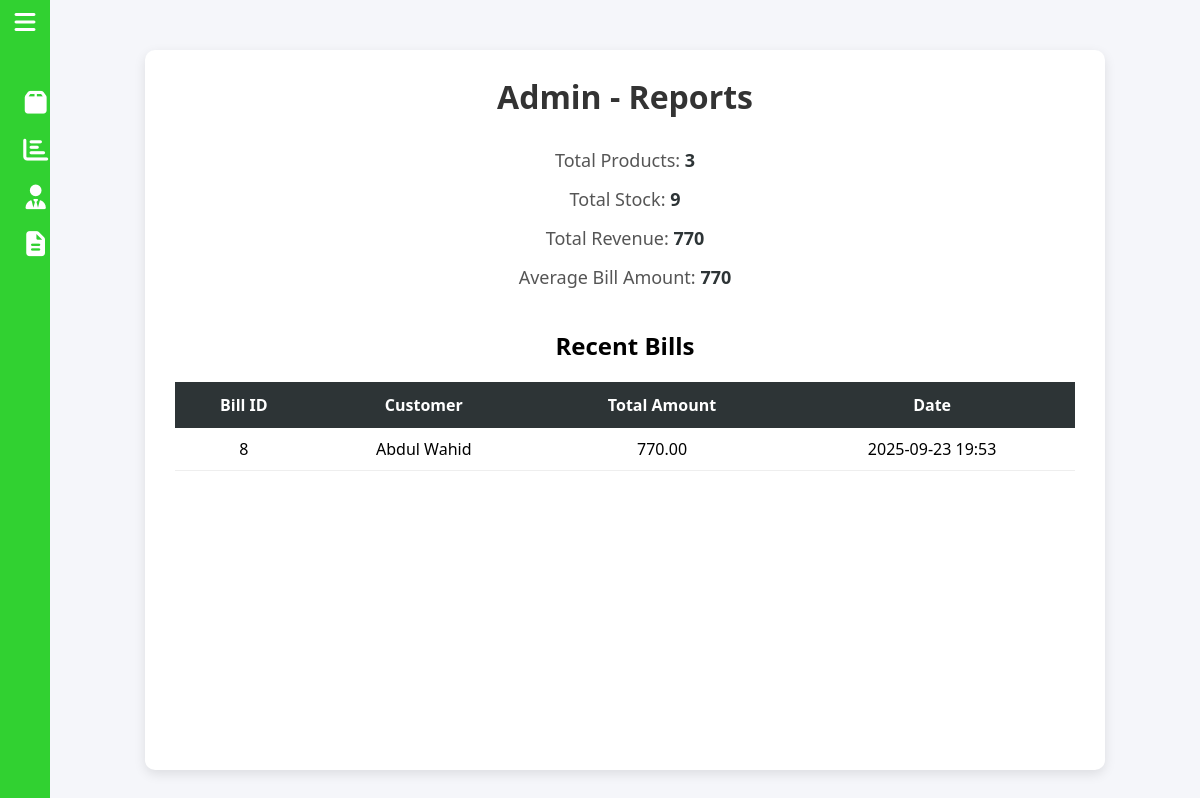
/dashboard/admin/reports/, run on an earlier commit of the app's database.
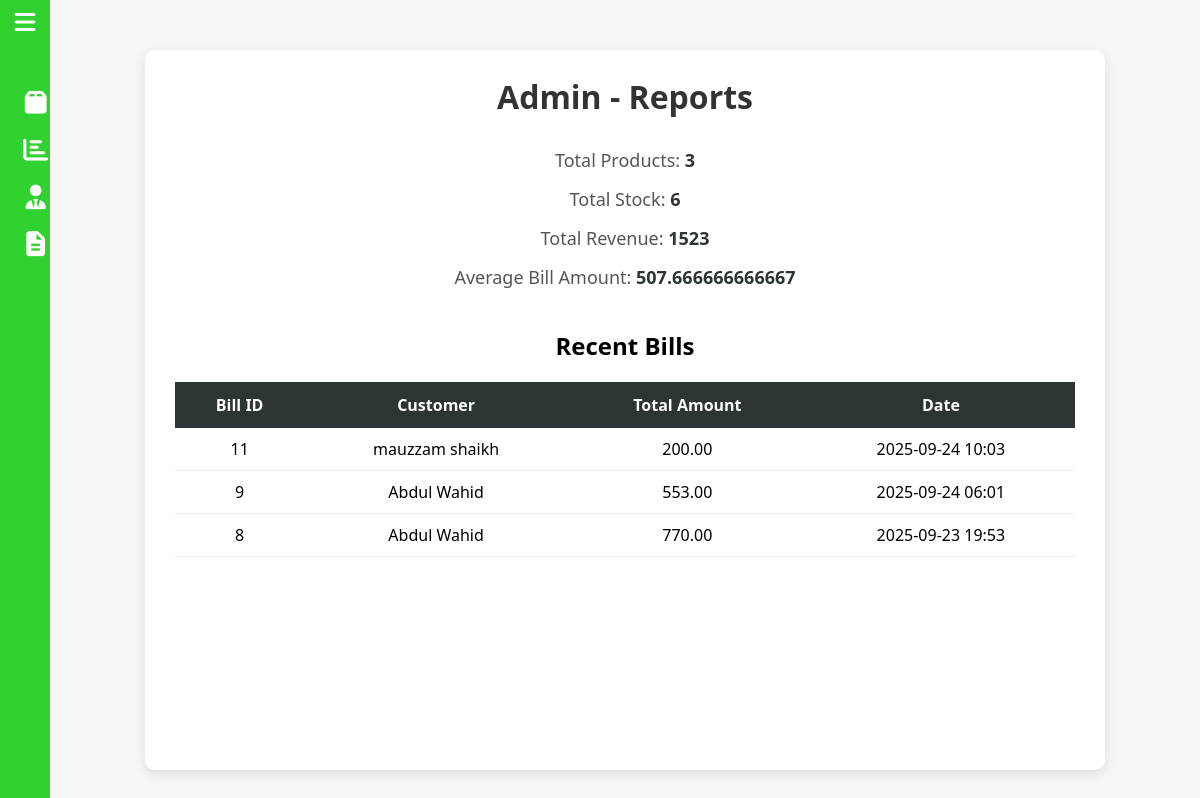
And on a later commit of the database.
### dashboard/models.py (models this page shows, shortened)
class Bill(models.Model):
    customer = models.ForeignKey(Customer, on_delete=models.SET_NULL, null=True, blank=True)
    total_amount = models.DecimalField(max_digits=12, decimal_places=2, default=Decimal('0.00'))
    created_at = models.DateTimeField(auto_now_add=True)

class Customer(models.Model):
    name = models.CharField(max_length=100)
    phone = models.CharField(max_length=15, blank=True, null=True)
    email = models.EmailField(blank=True, null=True)
    address = models.TextField(blank=True, null=True)
    created_at = models.DateTimeField(auto_now_add=True)

### dashboard/views.py (the view)
# urls.py: path("admin/reports/", views.adminReports, name="admin/reports"),
def adminReports(request):
    total_products = Product.objects.count()
    total_stock = Product.objects.aggregate(total=Sum('quantity'))['total'] or 0
    total_revenue = Bill.objects.aggregate(total=Sum('total_amount'))['total'] or 0
    average_bill = Bill.objects.aggregate(avg=Avg('total_amount'))['avg'] or 0
    bills = Bill.objects.order_by('-created_at')[:10]  # latest 10 bills
    context = {
        "total_products": total_products,
        "total_stock": total_stock,
        "total_revenue": total_revenue,
        "average_bill": average_bill,
        "bills": bills,
    }
    return render(request, "dashboard/admin/pages/reports/reports.html", context)

### templates/dashboard/admin/pages/reports/reports.html (shortened to what this page needs)
{% extends "dashboard/admin/admin.html" %}
{% load static %}
{% block body %}
<div class="reportsContainer">
    <h1>Admin - Reports</h1>
    <div class="reportItem">Total Products: <span>{{ total_products }}</span></div>
    <div class="reportItem">Total Stock: <span>{{ total_stock }}</span></div>
    <div class="reportItem">Total Revenue: <span>{{ total_revenue }}</span></div>
    <div class="reportItem">Average Bill Amount: <span>{{ average_bill }}</span></div>
    <h2 style="margin-top:40px;">Recent Bills</h2>
    <table>
        <thead>
            <tr>
                <th>Bill ID</th>
                <th>Customer</th>
                <th>Total Amount</th>
                <th>Date</th>
            </tr>
        </thead>
        <tbody>
            {% for bill in bills %}
            <tr>
                <td>{{ bill.id }}</td>
                <td>
                    {% if bill.customer %}
                        {{ bill.customer.name }}
                    {% else %}
                        Guest
                    {% endif %}
                </td>
                <td>{{ bill.total_amount }}</td>
                <td>{{ bill.created_at|date:"Y-m-d H:i" }}</td>
            </tr>
            {% empty %}
            <tr>
                <td colspan="4">No bills found.</td>
            </tr>
            {% endfor %}
        </tbody>
    </table>
</div>
{% endblock body %}

What changed in the data, as far as the page shows it:
added Bill: id "11", customer.name "mauzzam shaikh", total_amount "200.00", created_at "2025-09-24 10:03"
added Bill: id "9", customer.name "Abdul Wahid", total_amount "553.00", created_at "2025-09-24 06:01"
Also different on the page:
{{ total_stock }}: "9" → "6"
{{ total_revenue }}: "770" → "1523"
{{ average_bill }}: "770" → "507.666666666667"
